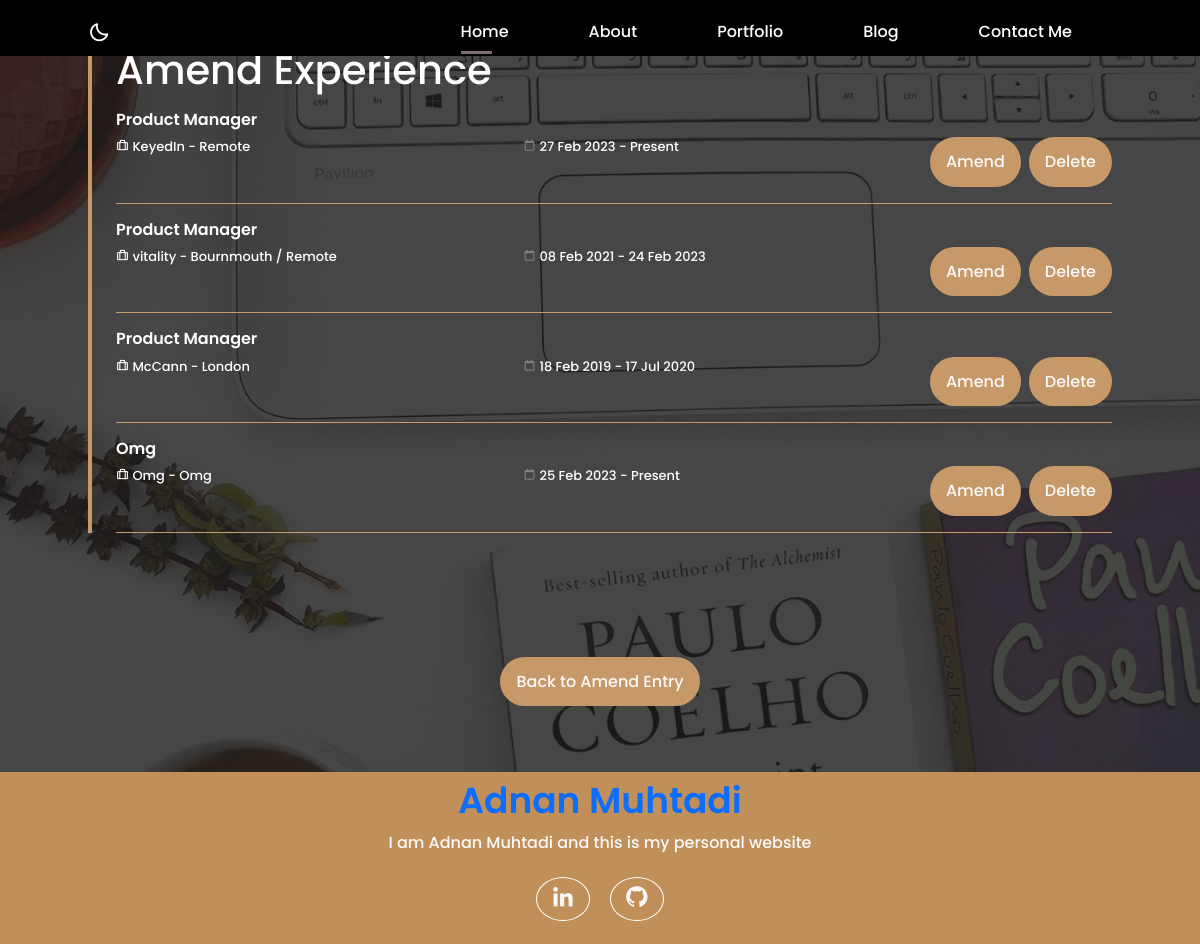
The app's page /amend_experience/, older data.
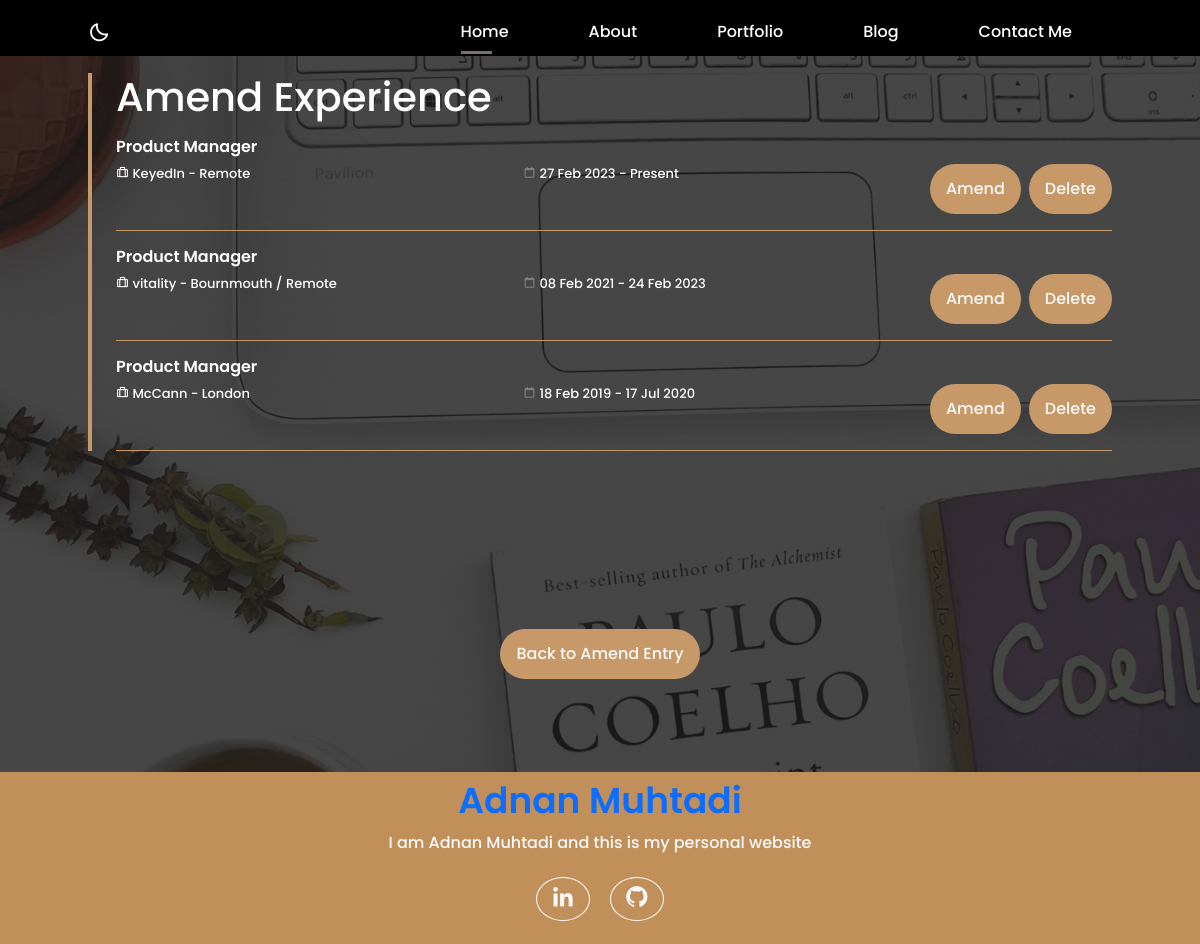
The same page, newer data.
### portfolio/models.py (models this page shows, shortened)
class Experience(models.Model):
    title = models.CharField(max_length=100)
    company = models.CharField(max_length=100)
    location = models.CharField(max_length=200)
    description = models.TextField(blank=True)
    start_date = models.DateField()
    present = models.BooleanField(default=False)
    finished_date = models.DateField(blank=True, null=True)
    website_url = models.URLField(blank=True)

### portfolio/views.py (the view)
# urls.py: path('amend_experience/', views.amendExperience, name="amend_experience"),
def amendExperience(request):
    experiences = Experience.objects.all()
    context = {
        'experiences': experiences,
    }
    return render(request, 'amend/amend_experience.html', context)

### portfolio/templates/amend/amend_experience.html
{% extends "base.html" %}
{% load static %}
{% block content %}
<section class="home" id="home">
    <div class="home_container_admin bd-container bd-grid">
        <div class="home_data-admin">
            <h1>Amend Experience</h1>
            <form action="" method="POST">
                {% for experience in experiences %}
                <div class="row">
                    <div class="qualification_data">
                        <h3 class="qualification_area-admin mt-3">{{ experience.title }}</h3>
                        <div class="qualification_box">
                            <span class="qualification_work-admin col">
                                <i class="bx bx-briefcase-alt qualification_icon-admin"></i>
                                {{ experience.company }} - {{ experience.location }}
                            </span>
                            <span class="qualification_work-admin col">
                                <i class="bx bx-calendar-alt qualification_icon"></i>
                                {{ experience.start_date|date:'d M Y' }}
                                {% if experience.finished_date %}
                                - {{ experience.finished_date|date:'d M Y' }}
                                {% else %}
                                - Present
                                {% endif %}
                            </span>
                            <br>
                            <a href="{% url 'update_experience' experience.id %}"
                                class="button button-light button-more col-6 me-2">Amend</a>
                            <a href="{% url 'delete_experience' experience.id %}"
                                class="button button-light button-more col-6">Delete</a>
                        </div>
                    </div>
                </div>
                {% endfor %}
            </form>
        </div>
        <a href="{% url 'amend_entry' %}" class="button button-light button-more">Back to Amend
            Entry</a>
    </div>
</section>
{% endblock %}

Row changes from the older to the newer data that the page shows:
removed Experience: title "Omg", company "Omg", location "Omg", start_date "25 Feb 2023", shows "- Present"
